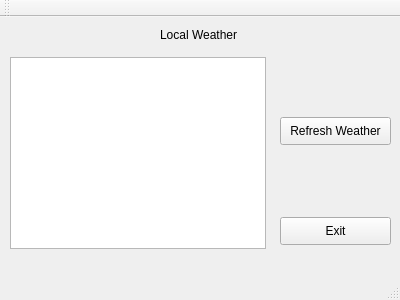
<?xml version="1.0" encoding="UTF-8"?>
<ui version="4.0">
 <class>MainWindow</class>
 <widget class="QMainWindow" name="MainWindow">
  <property name="geometry">
   <rect>
    <x>0</x>
    <y>0</y>
    <width>400</width>
    <height>300</height>
   </rect>
  </property>
  <property name="windowTitle">
   <string>MainWindow</string>
  </property>
  <widget class="QWidget" name="centralWidget">
   <widget class="QTextBrowser" name="weatherDisplay">
    <property name="geometry">
     <rect>
      <x>10</x>
      <y>40</y>
      <width>256</width>
      <height>192</height>
     </rect>
    </property>
   </widget>
   <widget class="QPushButton" name="pushButton">
    <property name="geometry">
     <rect>
      <x>280</x>
      <y>100</y>
      <width>111</width>
      <height>28</height>
     </rect>
    </property>
    <property name="text">
     <string>Refresh Weather</string>
    </property>
   </widget>
   <widget class="QLabel" name="apiResponseDisplay">
    <property name="geometry">
     <rect>
      <x>160</x>
      <y>10</y>
      <width>81</width>
      <height>16</height>
     </rect>
    </property>
    <property name="text">
     <string>Local Weather</string>
    </property>
   </widget>
   <widget class="QPushButton" name="exitButton">
    <property name="geometry">
     <rect>
      <x>280</x>
      <y>200</y>
      <width>111</width>
      <height>28</height>
     </rect>
    </property>
    <property name="text">
     <string>Exit</string>
    </property>
   </widget>
  </widget>
  <widget class="QMenuBar" name="menuBar">
   <property name="geometry">
    <rect>
     <x>0</x>
     <y>0</y>
     <width>400</width>
     <height>26</height>
    </rect>
   </property>
  </widget>
  <widget class="QToolBar" name="mainToolBar">
   <attribute name="toolBarArea">
    <enum>TopToolBarArea</enum>
   </attribute>
   <attribute name="toolBarBreak">
    <bool>false</bool>
   </attribute>
  </widget>
  <widget class="QStatusBar" name="statusBar"/>
 </widget>
 <layoutdefault spacing="6" margin="11"/>
 <resources/>
 <connections/>
</ui>
